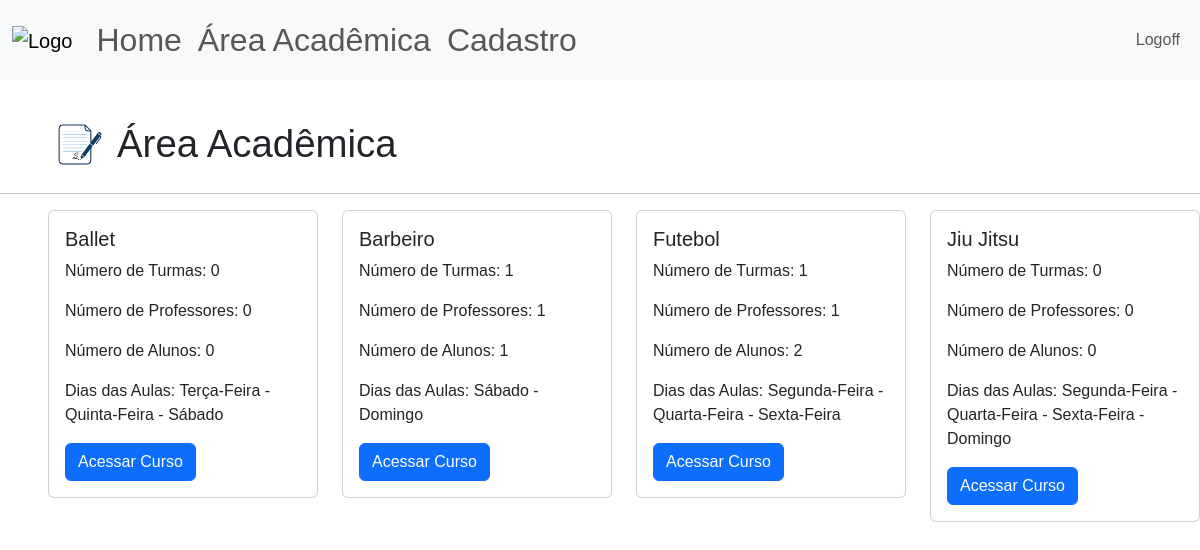
The app's page /area-academica (signed in) with its own data.
### site_verbo_amar/models.py (models this page shows)
class Atividade(database.Model):
    id = database.Column(database.Integer, primary_key=True)
    atividade = database.Column(database.String, nullable=False, unique=True)
    dias_aula = database.Column(database.String, nullable=False)

### site_verbo_amar/routes.py (the view)
@app.route("/area-academica", methods=['POST','GET'])
@login_required
def area_academica():
    atividades = carregar_nome_atividades()
    atividades = carregar_turmas(atividades)
    return render_template("area_academica.html", atividades=atividades)

### site_verbo_amar/models.py (called while the page is built)
@login_manager.user_loader
def load_user(id_usuario):
    return Usuario.query.get(int(id_usuario))

### site_verbo_amar/routes.py (called while the page is built)
def carregar_nome_atividades():
    dict_ativ = {}
    atividades = Atividade.query.order_by(Atividade.atividade.asc()).all()
    for ativ in atividades:
        dict_ativ[ativ.id] = {"nome_atividade":ativ.atividade,
                              "dias_aula":ativ.dias_aula.replace(";",' - '),
                              "turmas":0,
                              "professores":[],
                              "alunos":0,
                              "n_professores":0}
    return dict_ativ

def carregar_turmas(dict_ativ):
    turmas = Turma.query.order_by(Turma.id_atividade.asc()).all()
    for ativ in dict_ativ:
        for id in turmas:
            if ativ == id.id_atividade:
                dict_ativ[ativ]['turmas'] += 1
                if type(id.id_aluno) == int and id.id_aluno !=0:
                    total_alunos =1
                else:
                    total_alunos = len(id.id_aluno) - id.id_aluno.count(';')
                dict_ativ[ativ]['alunos'] += total_alunos
                if not id.id_professor in dict_ativ[ativ]['professores']:
                    dict_ativ[ativ]['professores'].append(id.id_professor)
                    dict_ativ[ativ]['n_professores'] +=1
    return dict_ativ

### site_verbo_amar/templates/area_academica.html
{% extends 'base.html'%}
{% block body %}
<div class = "d-flex align-items-center gap-1", style="padding-left: 3rem; padding-top: 2rem;">
    <img src="{{url_for('static', filename='academica_logo.png')}}" alt="study" height="65">
    <h1 style="font-size: 2.4rem; font-weight: 500; line-height: 1.2; margin: 0;">Área Acadêmica</h1>
</div>
<hr>
<div class="row" style="padding-left: 3rem;">
{% for ativ in atividades %}
    <div class="col-sm-3 mb-3 mb-sm-0">
      <div class="card">
        <div class="card-body">
          <h5 class="card-title">{{atividades[ativ]["nome_atividade"]}}</h5>
          <p class="card-text">Número de Turmas: {{atividades[ativ]["turmas"]}}</p>
          <p class="card-text">Número de Professores: {{atividades[ativ]["n_professores"]}}</p>
          <p class="card-text">Número de Alunos: {{atividades[ativ]["alunos"]}}</p>
          <p class="card-text">Dias das Aulas: {{atividades[ativ]["dias_aula"]}}</p>
          <a href="{{ url_for('exibir_turmas', nome=atividades[ativ]['nome_atividade']) }}" class="btn btn-primary">Acessar Curso</a>
        </div>
      </div>
    </div>
 {% endfor %}
</div>
{% endblock %}

### site_verbo_amar/templates/base.html (shortened to what this page needs)
<!DOCTYPE html>
<html lang="pt-br">
<head>
    <link href="https://cdn.jsdelivr.net/npm/bootstrap@5.3.8/dist/css/bootstrap.min.css" rel="stylesheet">
    <link rel="stylesheet" type="text/css" href="{{url_for('static', filename='main.css')}}">
</head>
<body>
    {% include 'navbar.html'%}
    {% block body %}
    {% endblock %}
</body>
</html>

### site_verbo_amar/templates/navbar.html (shortened to what this page needs)
<nav class="navbar navbar-expand-lg bg-body-tertiary">
  <div class="container-fluid">
    <a class="navbar-brand" href="{{ url_for('home')}}">
      <img src = "{{url_for('static', filename='logo.png')}}", height="100", alt="Logo">
    </a>
    <ul class="navbar-nav me-auto mb-2 mb-lg-0" style="font-size: 2rem;">
        {% if current_user.is_authenticated %}
          <li class="nav-item">
            <a class="nav-link" href="{{ url_for('home') }}">Home</a>
          </li>
          <li class="nav-item">
            <a class="nav-link" href="{{ url_for('area_academica') }}">Área Acadêmica</a>
          </li>
          <li class="nav-item">
            <a class="nav-link" href="{{ url_for('cadastro') }}">Cadastro</a>
          </li>
         {% endif %}
      </ul>
      <ul class="d-flex navbar-nav">
        {% if current_user.is_authenticated %}
            <li class="nav-item">
              <a class="nav-link" href="{{ url_for('sair') }}">Logoff</a>
            </li>
        {% else %}
          <li class="nav-item">
            <a class="nav-link" href="{{ url_for('login') }}">Login</a>
          </li>
        {% endif %}
      </ul>
    </div>
</nav>

### site_verbo_amar/static/main.css (style rules this page uses)
* { font-family:'Poppins', sans-serif; }

### records on screen
Atividade: atividade "Ballet"
Atividade: atividade "Barbeiro"
Atividade: atividade "Futebol"
Atividade: atividade "Jiu Jitsu"

### other values on screen
{{ atividades[ativ]["turmas"] }} "0" "1" "1" "0"
{{ atividades[ativ]["n_professores"] }} "0" "1" "1" "0"
{{ atividades[ativ]["alunos"] }} "0" "1" "2" "0"
{{ atividades[ativ]["dias_aula"] }} "Terça-Feira - Quinta-Feira - Sábado" "Sábado - Domingo" "Segunda-Feira - Quarta-Feira - Sexta-Feira" "Segunda-Feira - Quarta-Feira - Sexta-Feira - Domingo"
